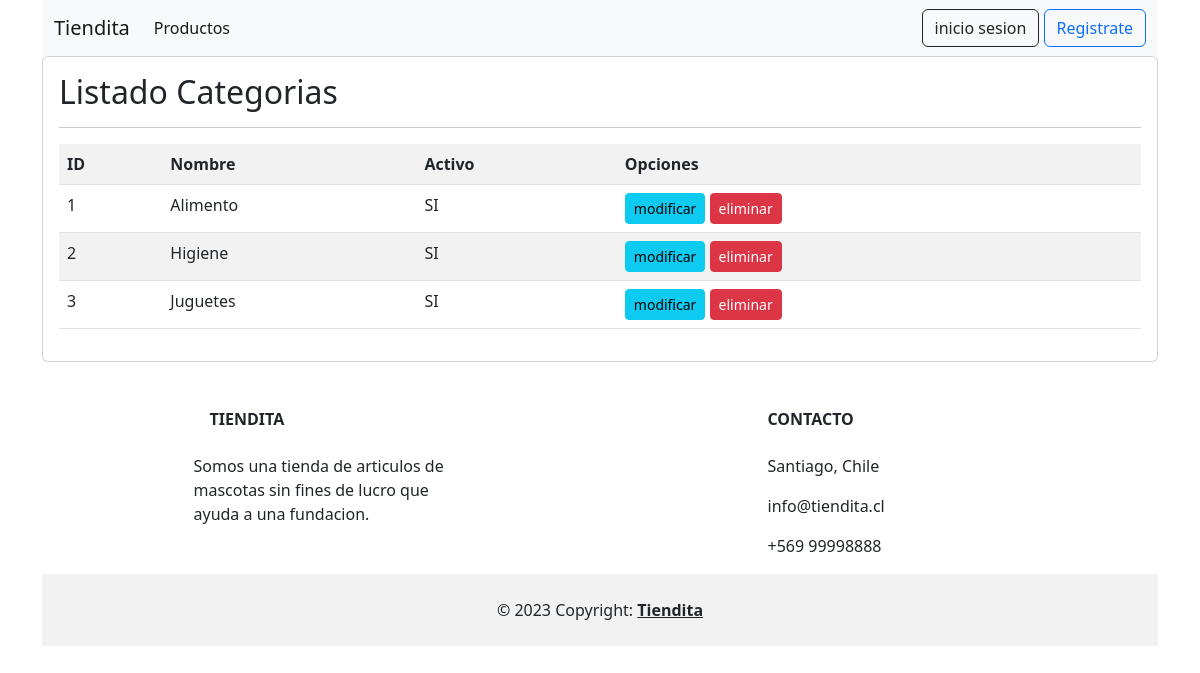
The app's page /listar_categorias with its own data.
### tienda/models.py (models this page shows, shortened)
class Categoria(models.Model):
    nombre = models.CharField(max_length=50)
    activo = models.BooleanField(default=True)

### tienda/views.py (the view)
# urls.py: path('listar_categorias', listar_categorias, name="listar_categorias"),
def listar_categorias(request):
    categorias = Categoria.objects.all()
    data = {
            'categorias': categorias
    }
    return render(request, 'administracion/listar_categorias.html', data)

### tienda/templates/administracion/listar_categorias.html
{% extends 'base.html' %}
{% block contenido %}
{% load humanize %}
<div class="card">
    <div class="card-body">
        <h2>Listado Categorias</h2>
        <hr>
        <table class="table table-striped table-hover table-responsive-sm">
            <tr>
                <th>ID</th>
                <th>Nombre</th>
                <th>Activo</th>
                <th>Opciones</th>
            </tr>
            {% for c in categorias %}
            <tr>
                <td>{{ c.id | title }}</td>
                <td>{{ c.nombre | title }}</td>
                <td>{% if c.activo %}
                    SI
                    {% else %}
                    NO
                    {% endif %}
                </td>
                <td>
                    <a href="{% url 'editar_categorias' c.id %}" class="btn btn-info btn-sm">modificar</a>
                    <a href="{% url 'eliminar_categorias' c.id %}" class="btn btn-danger btn-sm">eliminar</a>
                </td>
            </tr>
            {% endfor %}
        </table>
    </div>
</div>
{% endblock %}

### records on screen
Categoria: id "1", nombre "Alimento", activo "SI"
Categoria: id "2", nombre "Higiene", activo "SI"
Categoria: id "3", nombre "Juguetes", activo "SI"
